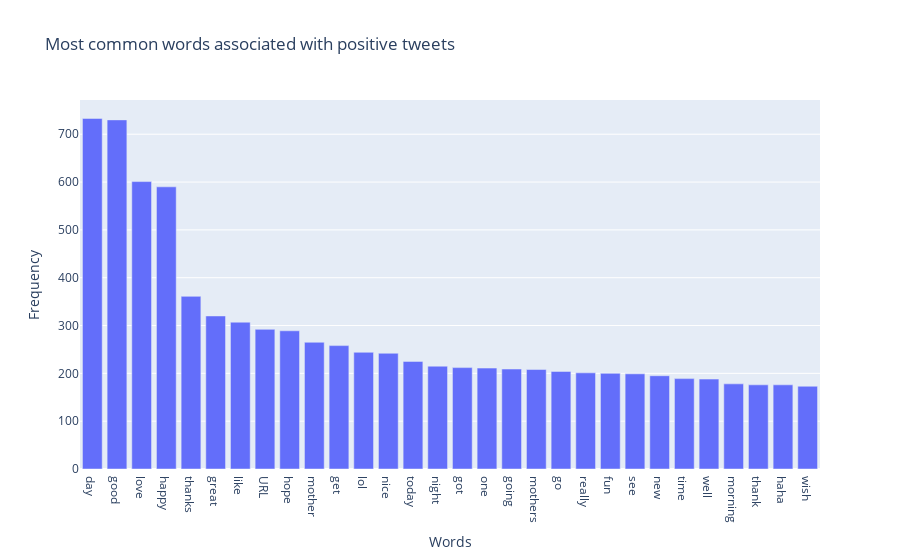

Notebook code for this chart:
### Code cell
plot_freq_dist(create_corpus(positive_text_2), title = 'Most common words associated with positive tweets')

### Figure 1 — Plotly figure (JSON) as saved in the notebook; plotly's stock layout.template omitted (floating-point values rounded to 4 significant figures)
{"data": [{"alignmentgroup": "True", "hovertemplate": "Words=%{x}<br>Frequency=%{y}<extra></extra>", "legendgroup": "", "marker": {"color": "#636efa"}, "name": "", "offsetgroup": "", "orientation": "v", "showlegend": false, "textposition": "auto", "type": "bar", "x": ["day", "good", "love", "happy", "thanks", "great", "like", "URL", "hope", "mother", "get", "lol", "nice", "today", "night", "got", "one", "going", "mothers", "go", "really", "fun", "see", "new", "time", "well", "morning", "thank", "haha", "wish"], "xaxis": "x", "y": [733, 730, 601, 590, 361, 320, 307, 292, 289, 265, 258, 244, 242, 225, 215, 212, 211, 209, 208, 204, 201, 200, 199, 195, 189, 188, 178, 176, 176, 173], "yaxis": "y"}], "layout": {"autosize": true, "barmode": "relative", "legend": {"tracegroupgap": 0}, "title": {"text": "Most common words associated with positive tweets"}, "xaxis": {"anchor": "y", "autorange": true, "domain": [0, 1], "range": [-0.5, 29.5], "title": {"text": "Words"}, "type": "category"}, "yaxis": {"anchor": "x", "autorange": true, "domain": [0, 1], "range": [0, 771.6], "title": {"text": "Frequency"}, "type": "linear"}}}
